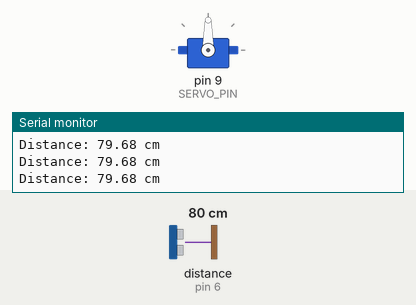
A sketch run on a simulated Arduino Uno, built with avr-gcc and run on an emulated ATmega328P. On the bench: servo, the last lines printed to the serial monitor. Wiring (inferred from the names in the program): ultrasonic range finder: trigger pin 7; echo pin 6. The inputs (shaded band) are chosen by the test bench; at power-on: distance to the obstacle (sensor on pin 6) 80 cm. The echo pulse lasts 58.3 µs per cm; the audio player accepts every command and is not drawn.

Above: at 2.7 s.
2.8 s: distance to the obstacle (sensor on pin 6) set to 2 cm
At 3.7 s:
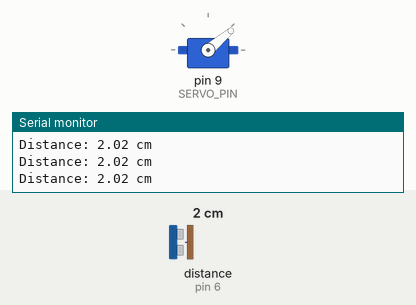
4.3 s: distance to the obstacle (sensor on pin 6) set to 9 cm
Timing chart, 0 to 7.3 s (numbered marks = the images above; inputs shaded):
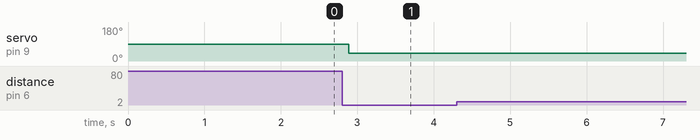

The sketch:

Arduino.ino
```cpp
#include <Servo.h>
#include <SoftwareSerial.h>
#include <DFRobotDFPlayerMini.h>

// ---------- PINS ----------
#define TRIG_PIN 7
#define ECHO_PIN 6
#define SERVO_PIN 9

// DFPlayer
// Arduino D10 (RX) <- DFPlayer TX
// Arduino D11 (TX) -> DFPlayer RX
SoftwareSerial mp3Serial(10, 11);

DFRobotDFPlayerMini player;
Servo hand;

// ---------- SETTINGS ----------
const int DETECT_DISTANCE = 20;

const int NORMAL_POSITION = 90;
const int OPEN_POSITION = 40;

bool personDetected = false;


// ---------- ULTRASONIC ----------
float getDistance()
{
  digitalWrite(TRIG_PIN, LOW);
  delayMicroseconds(2);

  digitalWrite(TRIG_PIN, HIGH);
  delayMicroseconds(10);

  digitalWrite(TRIG_PIN, LOW);

  long duration = pulseIn(ECHO_PIN, HIGH, 30000);

  if (duration == 0)
  {
    return 999;
  }

  return duration * 0.0343 / 2;
}


// ---------- SETUP ----------
void setup()
{
  Serial.begin(9600);
  mp3Serial.begin(9600);

  pinMode(TRIG_PIN, OUTPUT);
  pinMode(ECHO_PIN, INPUT);

  hand.attach(SERVO_PIN);

  // Start in normal position
  hand.write(NORMAL_POSITION);

  Serial.println("Starting DFPlayer...");

  if (!player.begin(mp3Serial))
  {
    Serial.println("DFPlayer connection failed!");

    while (1);
  }

  Serial.println("DFPlayer connected!");

  // FULL VOLUME
  player.volume(30);

  delay(1000);

  Serial.println("WELCOME ROBOT READY");
}


// ---------- MAIN LOOP ----------
void loop()
{
  float distance = getDistance();

  Serial.print("Distance: ");
  Serial.print(distance);
  Serial.println(" cm");


  // =================================================
  // PERSON IS LESS THAN 20 CM
  // =================================================

  if (distance < DETECT_DISTANCE)
  {
    // First detection
    if (!personDetected)
    {
      personDetected = true;

      Serial.println("PERSON DETECTED!");
      Serial.println("Distance < 20 cm");

      // Servo OPEN
      hand.write(OPEN_POSITION);

      // Start audio
      player.play(1);

      Serial.println("SERVO: OPEN");
      Serial.println("SPEAKER: ON");
    }

    // Keep servo OPEN
    hand.write(OPEN_POSITION);

    // Keep audio playing continuously
    if (player.readState() == 0)
    {
      player.play(1);
    }
  }


  // =================================================
  // PERSON IS 20 CM OR FARTHER
  // =================================================

  else
  {
    if (personDetected)
    {
      personDetected = false;

      Serial.println("PERSON MOVED AWAY");
      Serial.println("Distance >= 20 cm");

      // Stop audio
      player.stop();

      // Servo NORMAL
      hand.write(NORMAL_POSITION);

      Serial.println("SPEAKER: OFF");
      Serial.println("SERVO: NORMAL");
    }
  }

  delay(100);
}
```

Measured:
- after the input at 2.8 s, servo on pin 9 (SERVO_PIN): 90° → 40° after 0.09 s
